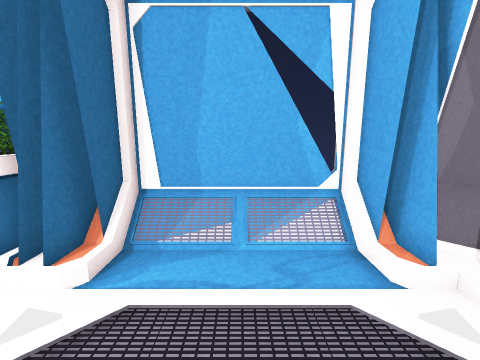
View 1 (above)

21 first-person views from a walk through a 3-D level made in the Unity game engine. The camera is 1.4 m above the floor, tilts 10° down and sees 90° across. The floor is counted in squares, 0.5 m on a side. Each view is taken from the middle of a square. On the plan, view 1 faces up. The plan holds only what a view shows up to about 18 squares ahead; the rest is blank. The player is left out. Some animated figures are left out.

View 2
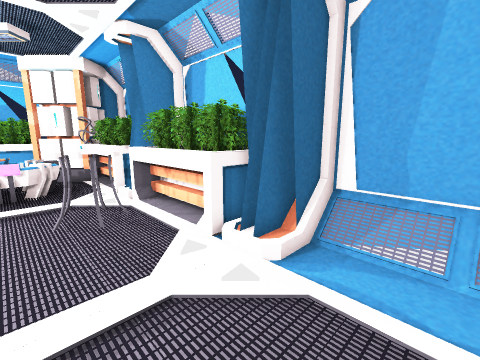

View 3
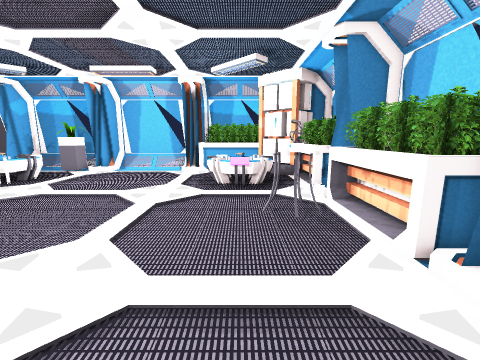

View 4
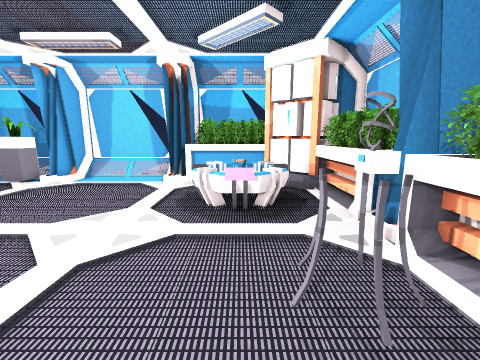

View 5
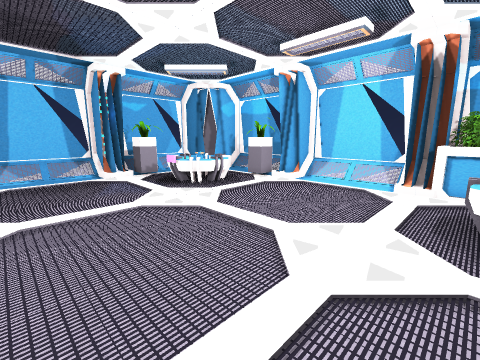

View 6
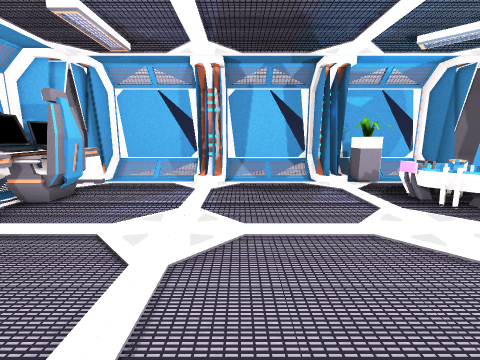

View 7
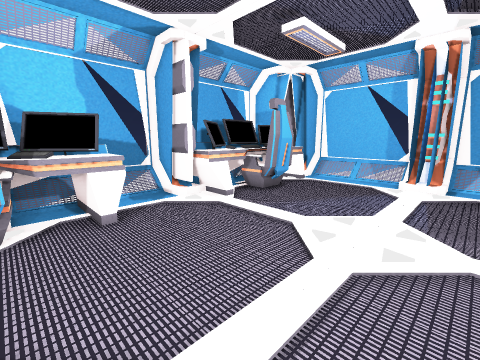

View 8
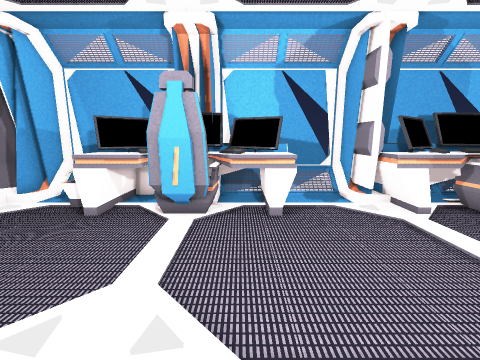

View 9
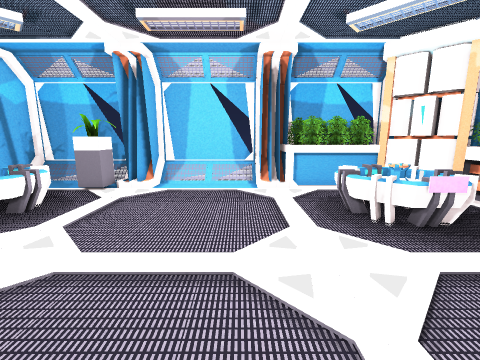

View 10
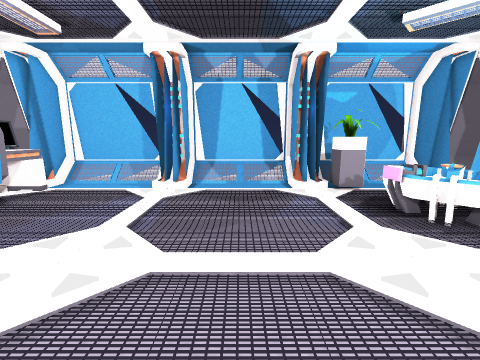

View 11
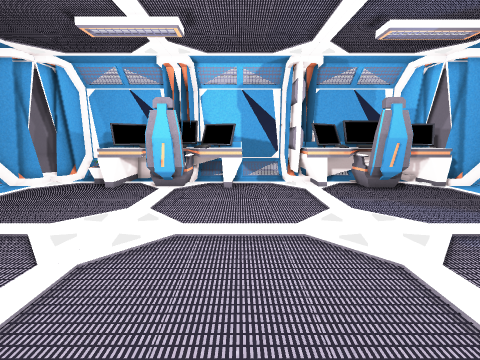

View 12
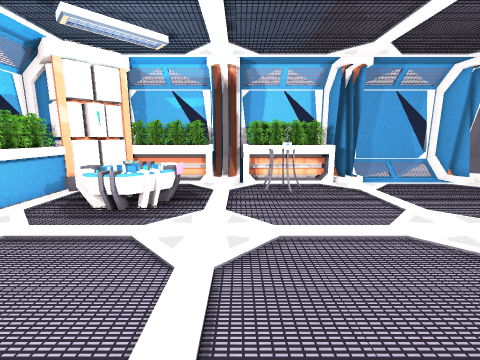

View 13
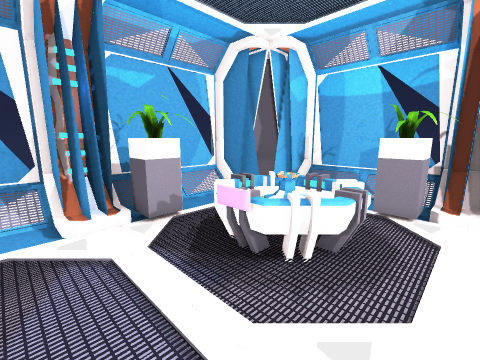

View 14
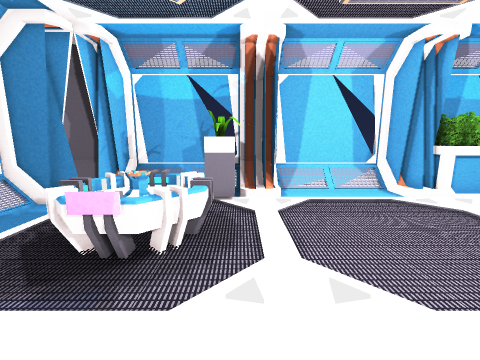

View 15
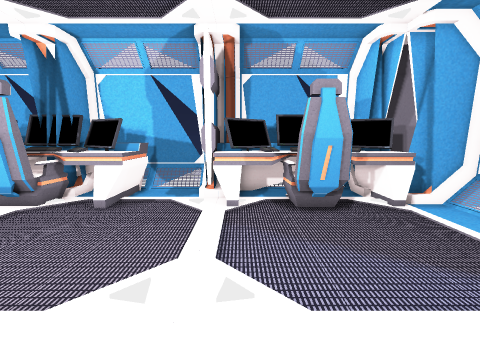

View 16
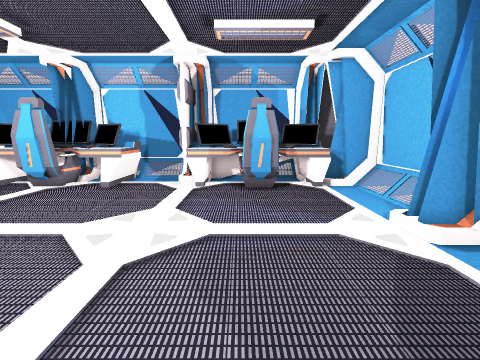

View 17
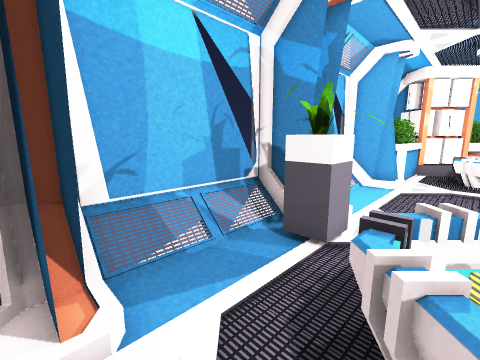

View 18
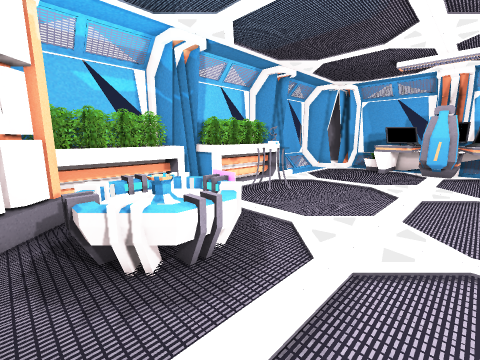

View 19
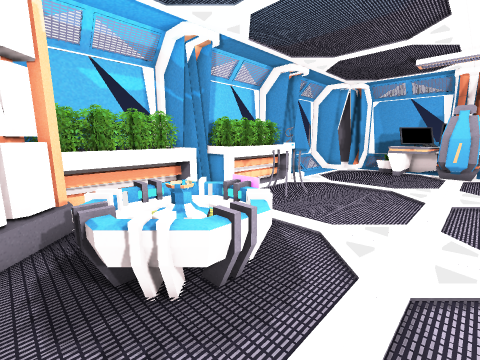

View 20
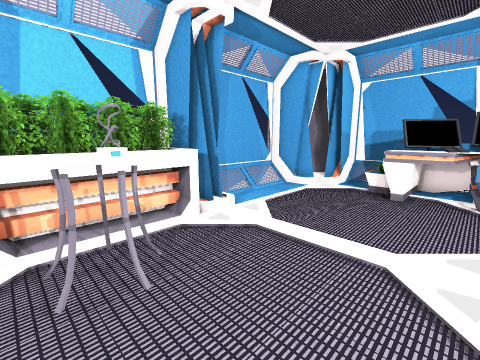

View 21
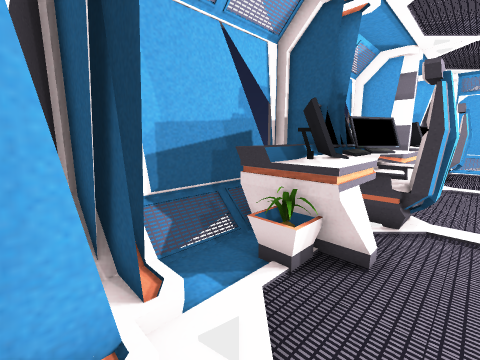

### Floor plan
Key: @ floor where view 1 was taken; # wall or solid block; . floor; / step, stairs or slope; = window, fence, low wall or low ledge; O other object.
Columns run from 23 left of view 1 to 7 right of it. Each row starts with its distance up from view 1.
  7     #OOOO ###OOOOO###=====#
  6    ## OOOOO##OOOOO###/////##
  5    #OOOOOOO#OOOOOOO##.....###
  4    O#OOOOOO.OOOOOOO=.......=##
  3 ##O...........OO............###
  2  OOO..OOO....OOO............./=
  1 OOOO.OOOOO...OOO............./=
  0 OOOO.OOOOO.............@..OOOO=
 -1 OOOO.OOOOO................OOO#=
 -2 OOOO..OOO.................OOO##
 -3 OOOO.....................OOOO##
 -4 ###=....................OOOOO##
 -5 ###......................OOOO##
 -6 =/........................OOOO=
 -7 =/........................OOOO=
 -8 =/........................OOOO=
 -9 =/.........................../=
-10 =/.........................../=
-11 ###/.......................####
-12  ##/......................OOO##
-13 ###O......................OOO##
-14 =/OOO.OOO.................OOOO=
-15 =/...OOOOO...............OOOOO=
-16 =/...OOOOO..............OO OOO#
-17 =/...OOOOO...............OOOOO#
-18 =/....OOO.................OOO##
-19 ###.......................OOO##
-20  ##=.....OO//.....///.....OOO#
-21   ###....O###.....###.....####
-22    ##/// /###/////###/////##
-23     #=====# #=====# #=====#

Where each view was taken, in squares from view 1:
view 1: 0 up, 0 right, facing up
view 2: 0 up, 0 right, facing up-left
view 3: 0 up, 0 right, facing left
view 4: 0 up, 5 left, facing left
view 5: 2 down, 6 left, facing down-left
view 6: 5 down, 6 left, facing down
view 7: 5 down, 6 left, facing down-right
view 8: 6 down, 6 left, facing right
view 9: 6 down, 7 left, facing left
view 10: 7 down, 8 left, facing down
view 11: 8 down, 11 left, facing right
view 12: 11 down, 11 left, facing up
view 13: 12 down, 10 left, facing down-left
view 14: 13 down, 9 left, facing left
view 15: 13 down, 7 left, facing right
view 16: 15 down, 11 left, facing right
view 17: 20 down, 17 left, facing up-left
view 18: 6 down, 19 left, facing up-right
view 19: 5 down, 19 left, facing up-right
view 20: 3 down, 10 left, facing up-right
view 21: 5 up, 1 right, facing down-right
